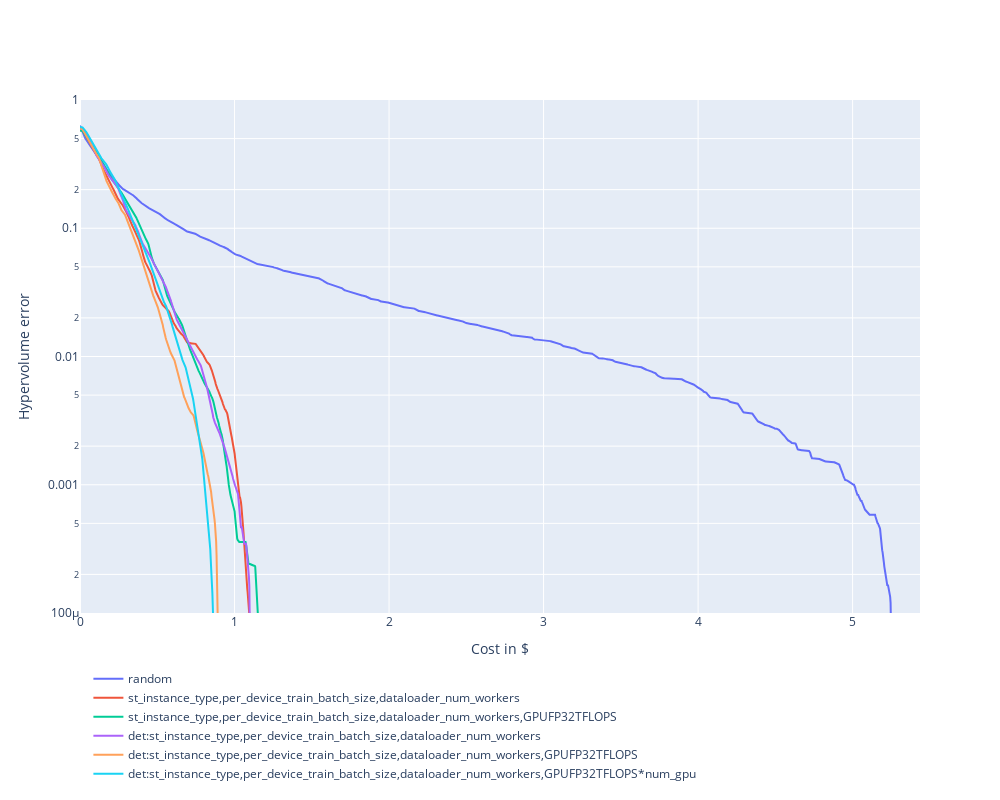

This figure's notebook cell:
### Markdown cell above
The results of some methods (some traces on the plots, e.g., `cheapest_instances`, `determine_batch_size_one_instance_type`, `determine_batch_size_one_instance_type_cheapest_instances`) are not asymptotically exact because some of the Pareto-front instances are not included in the subset of configurations considered by those methods.

### Code cell
import plotly.graph_objects as go

# Create traces
fig = go.Figure()

for k, v in plotting_settings.items():
    interp_xs_length = 2000
    data_interpolated = np.zeros((len(data[k]), interp_xs_length))
    interp_xs = np.linspace(0, costs[k].max(), interp_xs_length)
    for n in range(data[k].shape[0]):
        data_interpolated[n, :] = np.interp(interp_xs, xp=costs[k][n, :], fp=data[k][n, :])
    
    fig.add_trace(go.Scatter(x=interp_xs, y=true_hv-iqm(data_interpolated, quantiles=quantile_values_parameter),
                mode='lines',
                name=v['label']))

    quantiles = np.quantile(data_interpolated, quantile_values_parameter, axis=0)
#     ax.fill_between(x=interp_xs, y1=quantiles[0], y2=quantiles[1], 
#                     alpha=0.1, color=v['color'])


fig.update_yaxes(type="log", range=(-4, 0))

fig.update_layout(
    autosize=True,
    width=1000,
    height=800,
    xaxis_title="Cost in $",
    yaxis_title="Hypervolume error",
    legend=dict(
        yanchor="top",
        y=-0.1,
        xanchor="left",
        x=0.01
    )
)

fig.show()

### Figure 1 — Plotly figure (JSON) as saved in the notebook; plotly's stock layout.template omitted (floating-point values rounded to 4 significant figures; data arrays with more than 128 entries replaced by an {"elided": "..."} marker saying what was removed)
{"data": [{"mode": "lines", "name": "random", "type": "scatter", "x": {"elided": "2000 float values"}, "y": {"elided": "2000 float values"}}, {"mode": "lines", "name": "st_instance_type,per_device_train_batch_size,dataloader_num_workers", "type": "scatter", "x": {"elided": "2000 float values"}, "y": {"elided": "2000 float values"}}, {"mode": "lines", "name": "st_instance_type,per_device_train_batch_size,dataloader_num_workers,GPUFP32TFLOPS", "type": "scatter", "x": {"elided": "2000 float values"}, "y": {"elided": "2000 float values"}}, {"mode": "lines", "name": "det:st_instance_type,per_device_train_batch_size,dataloader_num_workers", "type": "scatter", "x": {"elided": "2000 float values"}, "y": {"elided": "2000 float values"}}, {"mode": "lines", "name": "det:st_instance_type,per_device_train_batch_size,dataloader_num_workers,GPUFP32TFLOPS", "type": "scatter", "x": {"elided": "2000 float values"}, "y": {"elided": "2000 float values"}}, {"mode": "lines", "name": "det:st_instance_type,per_device_train_batch_size,dataloader_num_workers,GPUFP32TFLOPS*num_gpu", "type": "scatter", "x": {"elided": "2000 float values"}, "y": {"elided": "2000 float values"}}], "layout": {"autosize": true, "height": 800, "legend": {"x": 0.01, "xanchor": "left", "y": -0.1, "yanchor": "top"}, "width": 1000, "xaxis": {"title": {"text": "Cost in $"}}, "yaxis": {"range": [-4, 0], "title": {"text": "Hypervolume error"}, "type": "log"}}}
